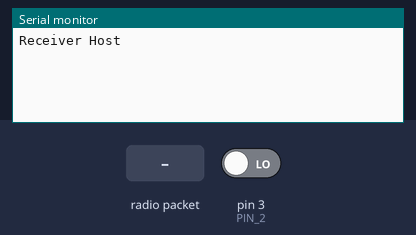
A sketch run on a simulated Arduino Uno, built with avr-gcc and run on an emulated ATmega328P. On the bench: the last lines printed to the serial monitor. Inputs (shaded band) come from the test bench; at power-on: pin 3 (PIN_2) LOW. Random numbers use the default seed unless the sketch sets one; no radio packets arrive unless stated.

Above: at 1.2 s.
1.3 s: radio packet "11" arrives
At 2.3 s:
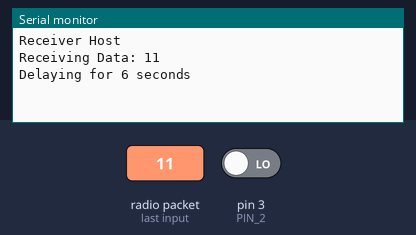
At 8.6 s:
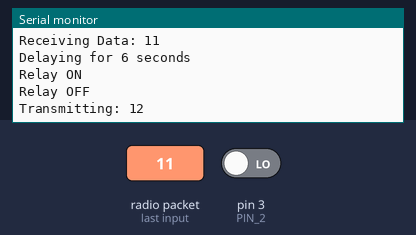

The sketch:

Node_Lora_Reciever-Repeater_RA02.ino
```cpp
/*Node_Lora_Reciever-Repeater_RA02.ino*/
#include <LoRa.h>

#define SS 15
#define RST 16
#define DIO0 2
#define RELAY_PIN 0  // Define the pin connected to the relay
#define PIN_2 3//2      // Define the pin to monitor

unsigned long relayStartTime = 0;
bool relayOn = false;
String transmitData = ""; // Variable to hold the data to transmit

void setup() {
  Serial.begin(9600);
  while (!Serial);

  Serial.println("Receiver Host");

  LoRa.setPins(SS, RST, DIO0);
  if (!LoRa.begin(433E6)) {
    Serial.println("LoRa Error");
    while (1);
  }

  pinMode(RELAY_PIN, OUTPUT);
  digitalWrite(RELAY_PIN, HIGH); // Relay off initially (assuming active low relay)
  pinMode(PIN_2, INPUT);
}

void loop() {
  int packetSize = LoRa.parsePacket();
  String receivedData = "";

  // If the relay is on, check if it should be turned off
  if (relayOn) {
    unsigned long currentTime = millis();
    if (digitalRead(PIN_2) == LOW || (currentTime - relayStartTime) >= 60000) {
      digitalWrite(RELAY_PIN, HIGH); // Turn off relay
      Serial.println("Relay OFF");
      relayOn = false;

      // Transmit the corresponding data (12 or 25) for 10 seconds
      unsigned long transmitStartTime = millis();
      while (millis() - transmitStartTime < 10000) {
        Serial.print("Transmitting: ");
        Serial.println(transmitData);
        LoRa.beginPacket();
        LoRa.print(transmitData);
        LoRa.endPacket();
        delay(1000); // Send every 1 second
      }

      Serial.println("Transmission complete. Resuming normal operation.");
    }
  }

  // Normal packet receiving
  if (!relayOn && packetSize) {
    while (LoRa.available()) {
      receivedData += (char)LoRa.read();
    }

    Serial.print("Receiving Data: ");
    Serial.println(receivedData);

    if (receivedData == "11" || receivedData == "24") {
      // Set the transmit data based on the received packet
      if (receivedData == "11") {
        transmitData = "12";
      } else if (receivedData == "24") {
        transmitData = "25                                                                                                ";
      }

      // Generate random delay between 5-10 seconds (5000-10000 ms)
      int delayTime = random(5000, 10001);
      Serial.print("Delaying for ");
      Serial.print(delayTime / 1000);
      Serial.println(" seconds");

      delay(delayTime);

      // Turn on relay and record the start time
      digitalWrite(RELAY_PIN, LOW); // Turn on relay (assuming active low relay)
      Serial.println("Relay ON");
      relayStartTime = millis();
      relayOn = true;
    }
  }
}
```

Measured:
- after the input at 1.3 s, the serial monitor: prints a new line at once (image 1)
